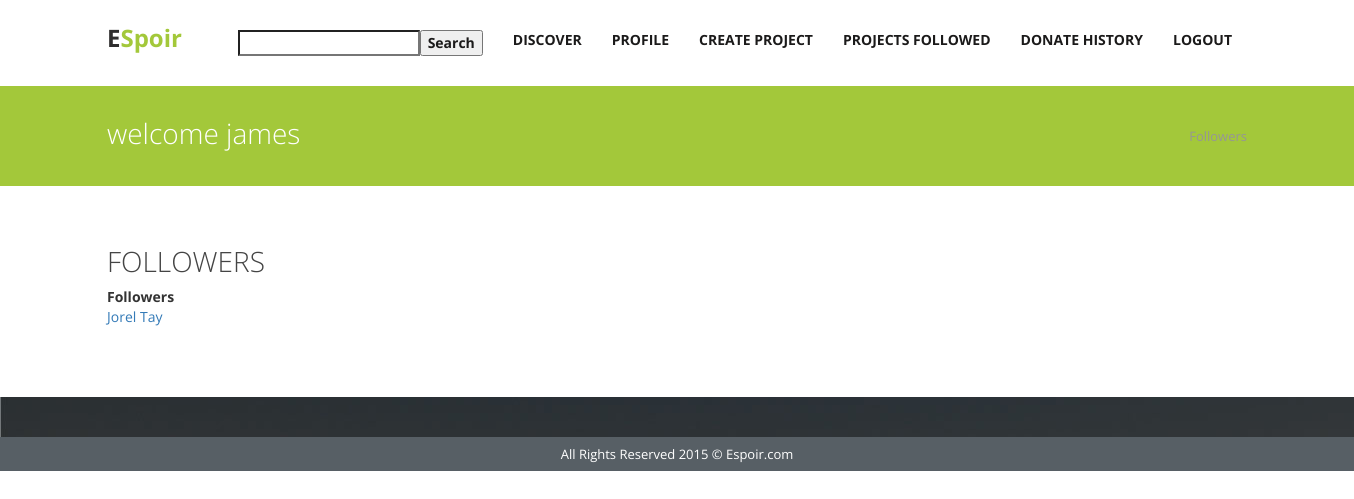
The page /followers.php (signed in) on the database its author committed.
### tables this page shows
CREATE TABLE IF NOT EXISTS `user` (
  `userEmail` varchar(255) NOT NULL,
  `password` varchar(255) NOT NULL,
  `firstName` varchar(255) NOT NULL,
  `lastName` varchar(255) NOT NULL,
  `nationality` varchar(50) NOT NULL,
  `birthday` date NOT NULL,
  `gender` enum('Female','Male') NOT NULL,
  `picScr` blob NOT NULL,
  `picName` varchar(8000) NOT NULL,
  `bio` text,
  `type` enum('Normal','Admin') NOT NULL DEFAULT 'Normal'
);

### followers.php (the view, shortened to what this page needs)
<!DOCTYPE html>
<html lang="en">
<head>
    <link href="css/bootstrap.css" rel="stylesheet">
    <link href="//maxcdn.bootstrapcdn.com/font-awesome/4.2.0/css/font-awesome.min.css" rel="stylesheet">
    <link href="css/responsiveslides.css" rel="stylesheet">
    <link href="css/style.css" rel="stylesheet">
</head>
<?php
    include("db.php");
	$emailtxt = $_SESSION["emailtxt"];
	$sql = "SELECT * FROM user WHERE userEmail = '$emailtxt'";
	if ($result=mysqli_query($mysqli,$sql))
    {
        $rowcount=mysqli_num_rows($result);
    }
	if($rowcount==1)
	{
        $row = mysqli_fetch_array($result,MYSQLI_ASSOC);
	}
	else
	{
		echo '<script language="javascript">';
		echo 'alert("Wrong username/password");';
		echo 'window.location.href="../CS2102/loginreg.php";';
		echo '</script>';
	}
  ?>
<body data-responsejs='{ "create": [ { "prop": "width", "breakpoints": [0, 320, 481, 641, 961, 1025, 1281, 1400] }]}'>
    <div class="wrapper">
        <div class="container">
            <nav class="navbar navbar-default">
                <div class="container-fluid">
                    <div class="navbar-header">
                        <a class="navbar-brand">E<span>Spoir</span></a>
                    </div>
                    <div class="collapse navbar-collapse pull-right" id="bs-example-navbar-collapse-1">
                        <ul class="nav navbar-nav">
                        <li><a><form method="post" action="search.php"><input type="Search" name="keyword"><input type="submit" value="Search"></form></a></li>
                            <li><a href="discoverlogin.php">Discover </a></li>
                            <li><a href="profile.php">Profile</a></li>
                            <li><a href="createProject.php">Create Project</a></li>
                            <li><a href="projfollist.php">Projects Followed</a></li>
                            <li><a href="transactions.php">Donate History </a></li>
                            <li><a href="logout.php" id="logout">Logout</a></li>
                        </ul>
                    </div>
                </div>
            </nav>
        </div>
    </div>
    <div class="inner-head">
        <div class="container">
            <div class="col-lg-12">
                <h4 class="pull-left">welcome <?php echo $row["firstName"] ?></h4>
                    <p class="pull-right pagination">
                        Followers
                    </p>
            </div>
        </div>
    </div>
    <div class="inner-page services">
        <div class="container">
            <div class="">
                <?php
	  $query = "Select u.firstName,u.lastName, u.userEmail FROM subscription s,user u WHERE s.following = '$emailtxt' AND s.userEmail=u.userEmail";
	  $reply = mysqli_query($mysqli, $query);
      $rowcount=mysqli_num_rows($reply);
	?>
                <div class="col-md-6">
                    <h2>Followers</h2>
                    <p>
                        <?php
                        if($reply && $rowcount != 0 ){
                        ?>
                        <table cellspacing="5" cellpadding="5" width="200%" id="formspace">
                            <tr>
                                <td><strong>Followers </strong></td>
                            </tr>
                            <?php
                            while ($row = $reply->fetch_object())
                            {
                                echo '<tr>';
                                echo '<td><a href="viewProfile.php?userEmail='.$row->userEmail.'">'. $row->lastName . ' ' . $row->firstName . ' </a> </td>';
                                echo '</tr>';
                            }
                        }
            ?>  <h3>Oh! You do not have any followers now! </h3>
                        </table>
                    </p>
                </div>
                <div class="clearfix"></div>
            </div>
        </div>
    </div>
    <div class="testimonial main"></div>
    <div class="copyright">
        <div class="container">
            <p>All Rights Reserved 2015 &copy; Espoir.com</p>
        </div>
    </div>
</body>
</html>

### css/style.css (style rules this page uses)
* { font-family: 'Open Sans', sans-serif; }
.wrapper { width: 100%; margin: 0 auto; }
@media (min-width:1200px) { .wrapper { width: 1344px; margin: 0 auto; } }
@media (min-width:1200px) { .container { padding: 0; position: relative; } }
@media (min-width:1200px) { div#bs-example-navbar-collapse-1 { padding-right: 0; } }
a, a:hover, a:focus { text-decoration: none; }
h2 { font-size: 28px; font-weight: 300; text-transform: uppercase; color: #444444; margin-top: 60px; }
h4 { font-size: 16px; font-weight: bold; text-transform: uppercase; margin-bottom: 0px; margin-top: 20px; }
p { color: #969696; font-size: 13px; }
.navbar-brand span { color: #A3C83A; }
a.navbar-brand { color: #2f2e2e !important; font-weight: bold; font-size: 24px; padding-top: 28px; }
.navbar { margin-bottom: 0; }
.navbar-default .navbar-nav > li > a { font-size: 14px; font-weight: bold; color: #1b1a1a ; text-transform: uppercase; padding-top: 30px; padding-bottom: 30px; }
.navbar-default { background-color: inherit; border: none; }
.copyright .container p { color: white; text-align: center; margin: 8px; }
.copyright { background: #575F65; }
.inner-head h4 { font-size: 28px; font-weight: 300; text-transform: lowercase; color: white; margin-top: 32px; }
.inner-head { background: #A3C83A; min-height: 100px; margin-bottom: 60px; }
.pagination { margin-top: 41px; }
.inner-page p { font-size: 14px; text-align: justify; line-height: 25px; font-weight:300; }
.clearfix { position: relative; z-index: -1; top: 1px; left: 0px; }
.col-md-6 h2 { margin-top: 0; }
.testimonial.main { background: url('../img/testimonial_bg.jpg'); padding: 30px 0 10px 0; margin-top: 60px; }

### rows shown on the page
user: firstName "james"
user: lastName "Jorel", firstName "Tay"
